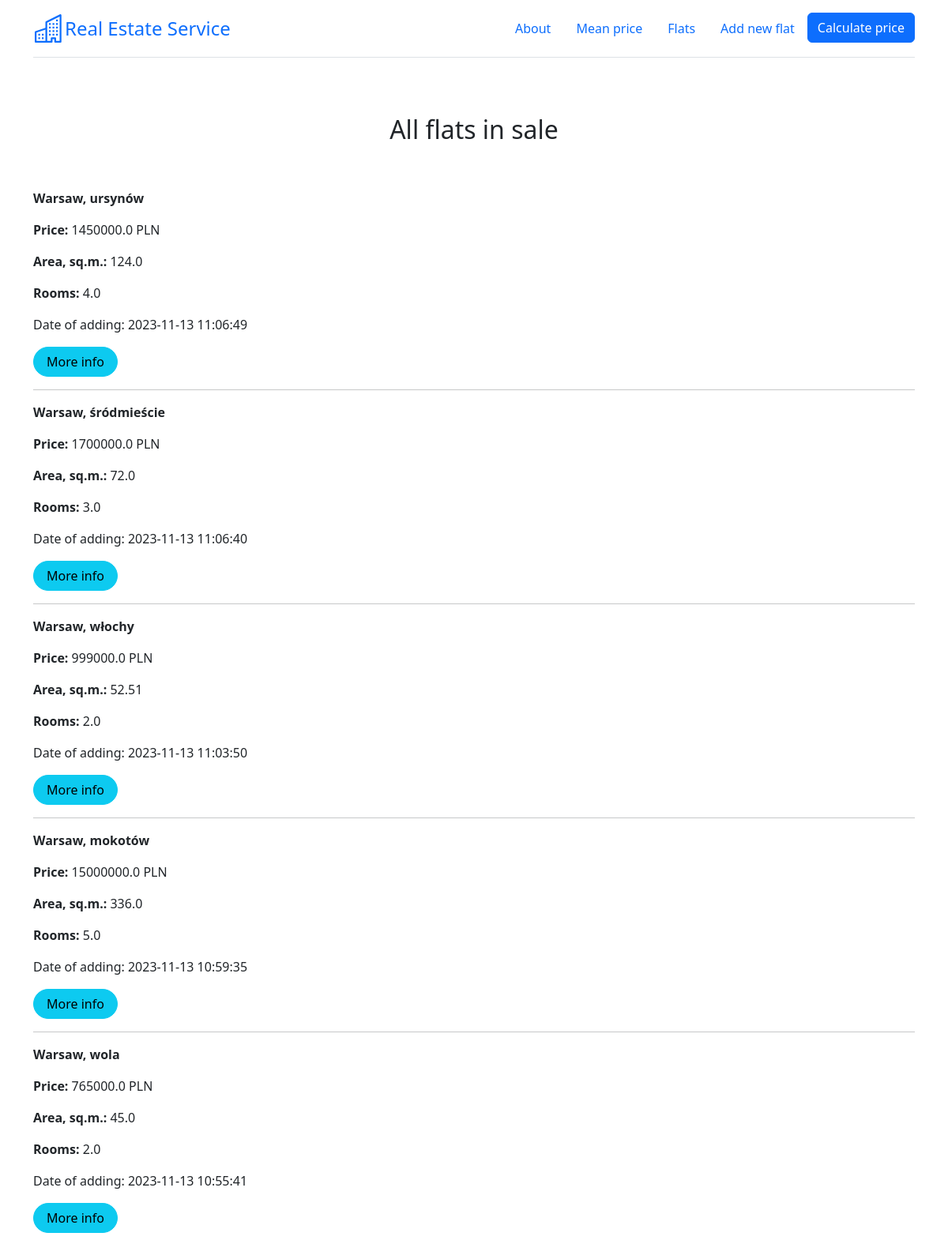
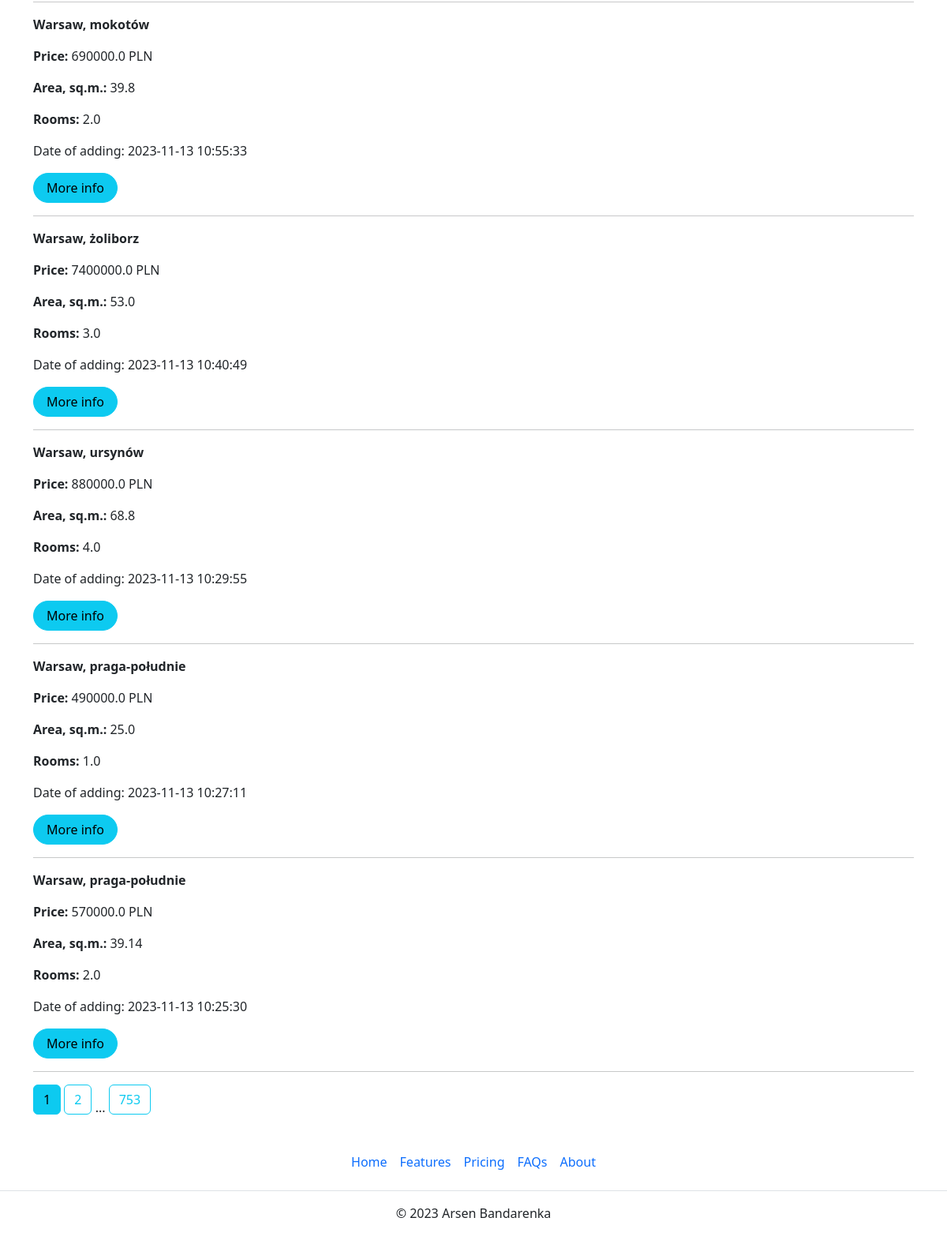
Page /flats on the committed database (2 pictures, top to bottom).
### app.py (models this page shows)
class Flat(db.Model):
    __tablename__ = "flats_load"
    __table_args__ = {'extend_existing': True}
    id = db.Column(db.Integer, primary_key=True, unique=True)
    district = db.Column(db.Text)
    street = db.Column(db.Text)
    price = db.Column(db.Float)
    area = db.Column(db.Float)
    rooms = db.Column(db.Integer)
    renovation = db.Column(db.Integer)
    floor = db.Column(db.Integer)
    market = db.Column(db.Integer)
    elevator = db.Column(db.Integer)
    balcony = db.Column(db.Integer)
    terrace = db.Column(db.Integer)
    garden = db.Column(db.Integer)
    central_heating = db.Column(db.Integer)
    seller = db.Column(db.Integer)
    blok = db.Column(db.Integer)
    parking = db.Column(db.Integer)
    publication_date = db.Column(db.DateTime, default=datetime.datetime.now())

### app.py (the view)
@app.route('/flats')
def show_flats():
    page = request.args.get('page', 1, type=int)
    flats = db.paginate(db.select(Flat).order_by(Flat.publication_date.desc()), page=page, per_page=10)
    return render_template('gpt_page.html', flats=flats, floor_dict=floor_dict)

### templates/gpt_page.html (shortened to what this page needs)
{% extends 'base.html' %}
{% block text_center %}<h2>All flats in sale</h2>{% endblock %}
{% block body %}
{% for flat in flats.items %}
    <p><strong>Warsaw, {{flat.district}}</strong></p>
    <p><strong>Price: </strong> {{flat.price}} PLN</p>
    <p><strong>Area, sq.m.: </strong> {{flat.area}}</p>
    <p><strong>Rooms: </strong> {{flat.rooms}}</p>
    <p>Date of adding: {{flat.publication_date}}</p>
    <a href="/flats/{{ flat.id }}" class="btn btn-info rounded-pill px-3">More info</a>
    <hr>
{% endfor %}
{% for page_num in flats.iter_pages(left_edge=1, left_current=1, right_current=1, right_edge=1) %}
{% if page_num %}
    {% if flats.page == page_num %}
    <a class="btn btn-info mb-4" href="{{ url_for('show_flats', page=page_num) }}">{{ page_num }}</a>
    {% else %}
    <a class="btn btn-outline-info mb-4" href="{{ url_for('show_flats', page=page_num) }}">{{ page_num }}</a>
    {% endif %}
{% else %}
...
{% endif %}
{% endfor %}
{% endblock %}

### rows in the picture
Flat: district "ursynów", price "1450000.0", area "124.0", rooms "4.0", publication_date "2023-11-13 11:06:49"
Flat: district "śródmieście", price "1700000.0", area "72.0", rooms "3.0", publication_date "2023-11-13 11:06:40"
Flat: district "włochy", price "999000.0", area "52.51", rooms "2.0", publication_date "2023-11-13 11:03:50"
Flat: district "mokotów", price "15000000.0", area "336.0", rooms "5.0", publication_date "2023-11-13 10:59:35"
Flat: district "wola", price "765000.0", area "45.0", rooms "2.0", publication_date "2023-11-13 10:55:41"
Flat: district "mokotów", price "690000.0", area "39.8", rooms "2.0", publication_date "2023-11-13 10:55:33"
Flat: district "żoliborz", price "7400000.0", area "53.0", rooms "3.0", publication_date "2023-11-13 10:40:49"
Flat: district "ursynów", price "880000.0", area "68.8", rooms "4.0", publication_date "2023-11-13 10:29:55"
Flat: district "praga-południe", price "490000.0", area "25.0", rooms "1.0", publication_date "2023-11-13 10:27:11"
Flat: district "praga-południe", price "570000.0", area "39.14", rooms "2.0", publication_date "2023-11-13 10:25:30"

### other values in the picture
{{ page_num }} "1"
{{ page_num }} "2" "753"
